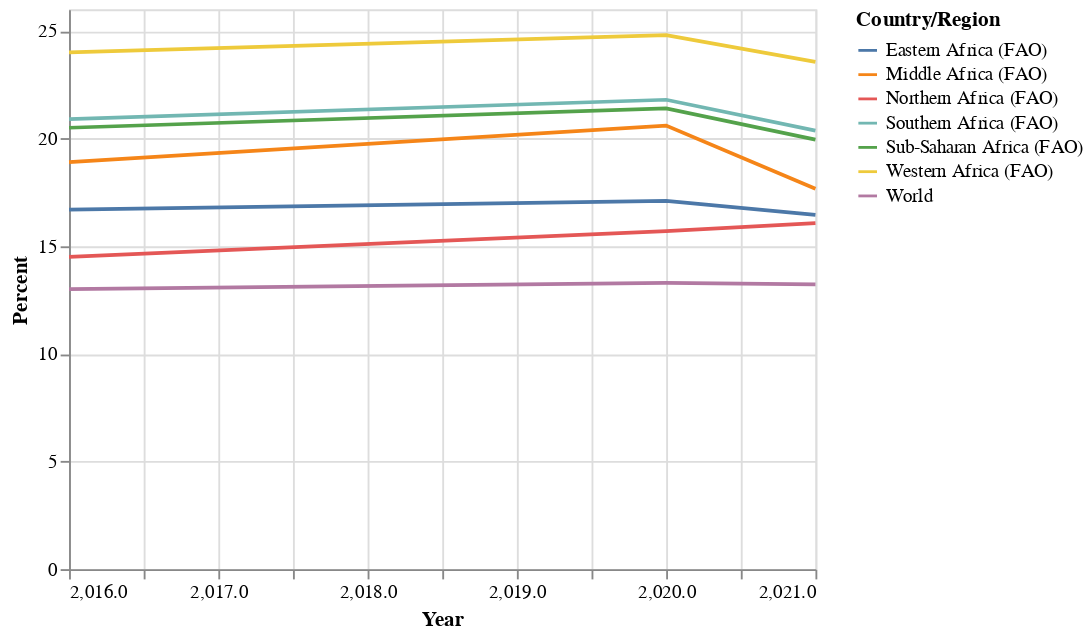

Notebook code cell kept with this figure:
### Markdown cell above
It seems that protein production is pointing me in a certain direction. For example, Russia has five times the population of Niger, yet their meat production is 100 times greater. The lack of production certainly plays a role in undernourishment, but what about shipping? How efficient is the transportation of post-harvest produce to people in these regions?

### Code cell
t5 = pd.read_csv("food-loss-postharvest-by-region.csv")
t5_sample = t5[t5['Country/Region'].str.contains('Africa|World')]
alt.Chart(t5_sample).mark_line().encode(
    x = 'Year',
    y = 'Percent',
    color = alt.Color('Country/Region', type='nominal'),
    tooltip = ['Country/Region','Percent']
)

### Figure 1 — Vega-Lite specification as saved in the notebook (floating-point values rounded to 4 significant figures)
{"config": {"view": {"continuousWidth": 400, "continuousHeight": 300}}, "data": {"name": "data-6c99807c9258b12843813e74ee6955ee"}, "mark": "line", "encoding": {"color": {"field": "Country/Region", "type": "nominal"}, "tooltip": [{"field": "Country/Region", "type": "nominal"}, {"field": "Percent", "type": "quantitative"}], "x": {"field": "Year", "type": "quantitative"}, "y": {"field": "Percent", "type": "quantitative"}}, "$schema": "https://vega.github.io/schema/vega-lite/v4.17.0.json", "datasets": {"data-6c99807c9258b12843813e74ee6955ee": [{"Country/Region": "Eastern Africa (FAO)", "Code": null, "Year": 2016, "Percent": 16.7}, {"Country/Region": "Eastern Africa (FAO)", "Code": null, "Year": 2020, "Percent": 17.1}, {"Country/Region": "Eastern Africa (FAO)", "Code": null, "Year": 2021, "Percent": 16.45}, {"Country/Region": "Middle Africa (FAO)", "Code": null, "Year": 2016, "Percent": 18.9}, {"Country/Region": "Middle Africa (FAO)", "Code": null, "Year": 2020, "Percent": 20.6}, {"Country/Region": "Middle Africa (FAO)", "Code": null, "Year": 2021, "Percent": 17.67}, {"Country/Region": "Northern Africa (FAO)", "Code": null, "Year": 2016, "Percent": 14.5}, {"Country/Region": "Northern Africa (FAO)", "Code": null, "Year": 2020, "Percent": 15.7}, {"Country/Region": "Northern Africa (FAO)", "Code": null, "Year": 2021, "Percent": 16.07}, {"Country/Region": "Southern Africa (FAO)", "Code": null, "Year": 2016, "Percent": 20.9}, {"Country/Region": "Southern Africa (FAO)", "Code": null, "Year": 2020, "Percent": 21.8}, {"Country/Region": "Southern Africa (FAO)", "Code": null, "Year": 2021, "Percent": 20.37}, {"Country/Region": "Sub-Saharan Africa (FAO)", "Code": null, "Year": 2016, "Percent": 20.5}, {"Country/Region": "Sub-Saharan Africa (FAO)", "Code": null, "Year": 2020, "Percent": 21.4}, {"Country/Region": "Sub-Saharan Africa (FAO)", "Code": null, "Year": 2021, "Percent": 19.95}, {"Country/Region": "Western Africa (FAO)", "Code": null, "Year": 2016, "Percent": 24.0}, {"Country/Region": "Western Africa (FAO)", "Code": null, "Year": 2020, "Percent": 24.8}, {"Country/Region": "Western Africa (FAO)", "Code": null, "Year": 2021, "Percent": 23.56}, {"Country/Region": "World", "Code": "OWID_WRL", "Year": 2016, "Percent": 13.0}, {"Country/Region": "World", "Code": "OWID_WRL", "Year": 2020, "Percent": 13.3}, {"Country/Region": "World", "Code": "OWID_WRL", "Year": 2021, "Percent": 13.23}]}}
